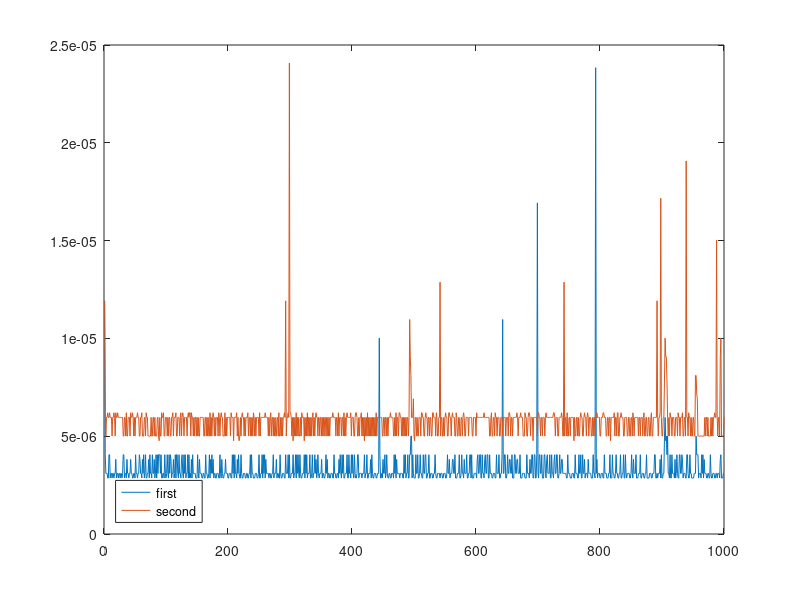

This figure's MATLAB source:
str = [];dig = [];for i = 1:1000  tic();  (123456 - 6) / 10;  str = [str, toc()];    tic();  floor(123456 / 10);  dig = [dig, toc()];  
 endfor      plot(str);  hold on;  plot(dig);  legend(legend({'first','second'},'Location','southwest'));  hold off;
